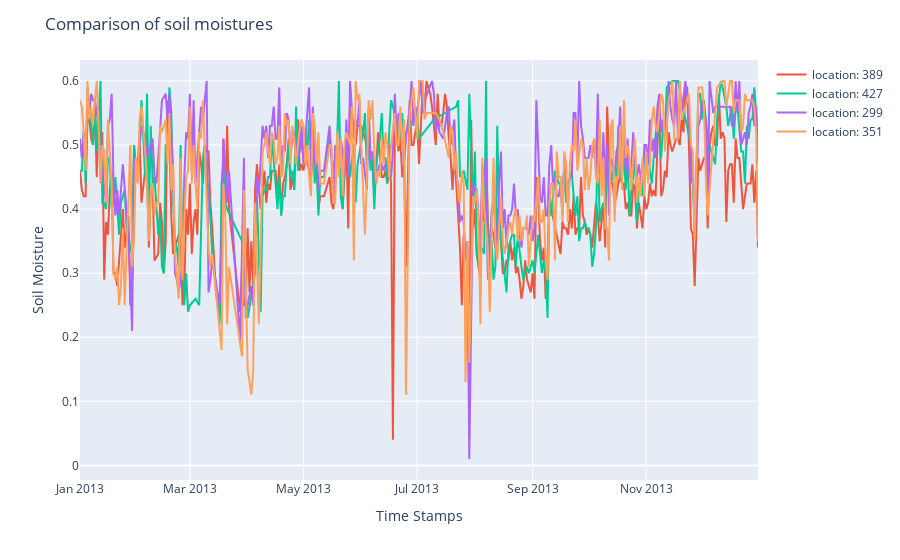

The code cell stored with this chart in its notebook:
### Markdown cell above
### Univariate Analysis

### Code cell
from src.visualization.visualize import plot_moist_random_loc
number_of_locs = 4
plot_moist_random_loc(data,number_of_locs)

### Figure 1 — Plotly figure (JSON) as saved in the notebook; plotly's stock layout.template omitted (floating-point values rounded to 4 significant figures; data arrays with more than 128 entries replaced by an {"elided": "..."} marker saying what was removed)
{"data": [{"hovertemplate": "<extra></extra>", "legendgroup": "", "line": {"color": "#636efa", "dash": "solid"}, "marker": {"symbol": "circle"}, "mode": "lines", "name": "", "orientation": "v", "showlegend": false, "type": "scatter", "xaxis": "x", "yaxis": "y"}, {"mode": "lines", "name": "location: 389", "type": "scatter", "x": {"elided": "340 str values"}, "y": {"elided": "340 float values"}}, {"mode": "lines", "name": "location: 427", "type": "scatter", "x": {"elided": "286 str values"}, "y": {"elided": "286 float values"}}, {"mode": "lines", "name": "location: 299", "type": "scatter", "x": {"elided": "324 str values"}, "y": {"elided": "324 float values"}}, {"mode": "lines", "name": "location: 351", "type": "scatter", "x": {"elided": "309 str values"}, "y": {"elided": "309 float values"}}], "layout": {"legend": {"tracegroupgap": 0}, "margin": {"t": 60}, "title": {"text": "Comparison of soil moistures"}, "xaxis": {"anchor": "y", "domain": [0, 1], "title": {"text": "Time Stamps"}}, "yaxis": {"anchor": "x", "domain": [0, 1], "title": {"text": "Soil Moisture"}}}}
